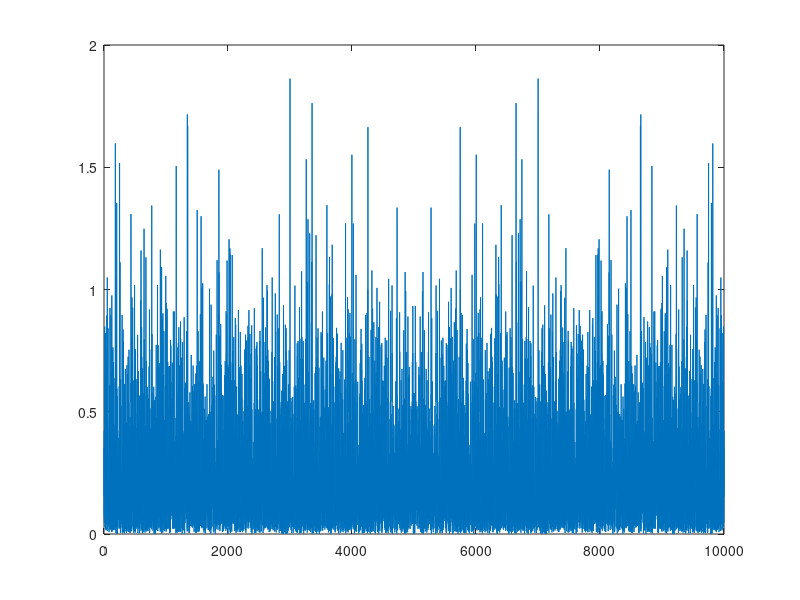

Write the MATLAB code that produced this figure.
%Created on June 10, 2020.

%@author: Soroosh Tayebi Arasteh <soroosh.arasteh@fau.de>
%https://github.com/starasteh/

%% 2.4.g) Analysis in the Frequency Domain
clear
clc

v2 = randn(1,10000);
v4 = 0.5*v2;

V4 = (abs(fft(v4)).^2)/10000;

plot(V4)